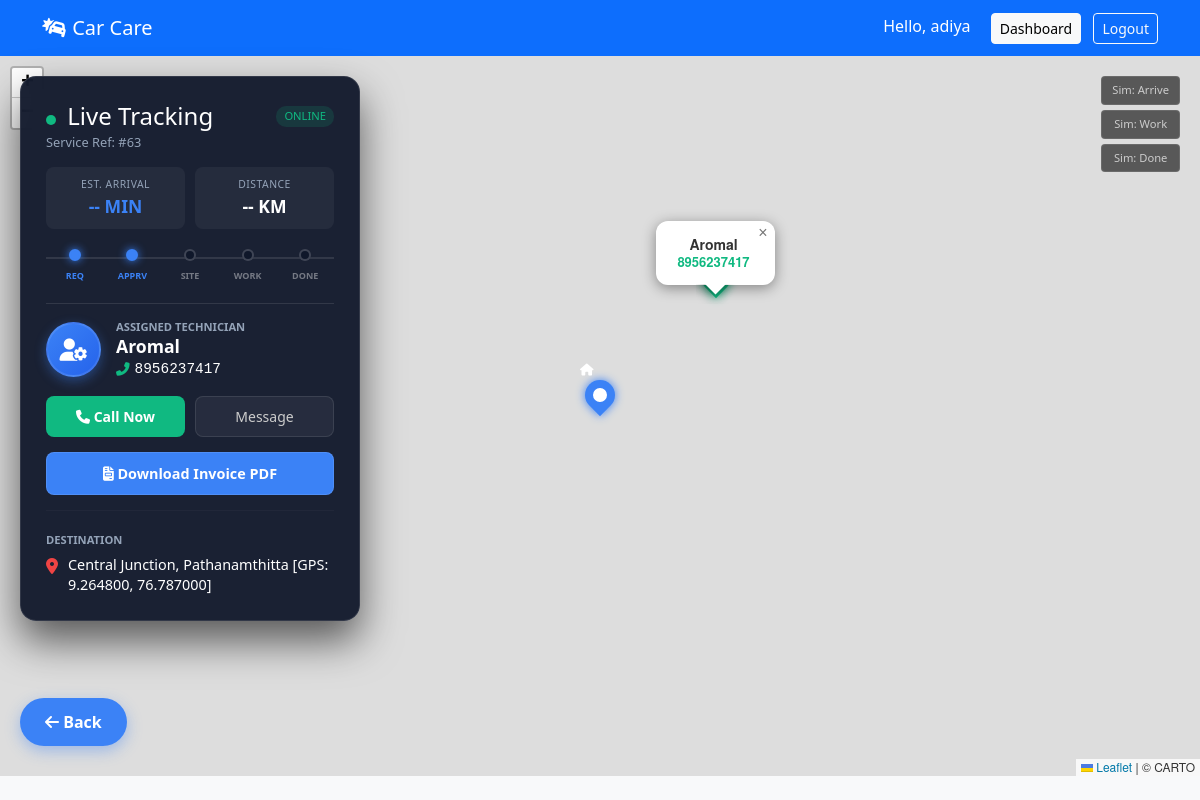
Page /track-service/63/ (signed in) on the committed database.
### core/models.py (models this page shows, shortened)
class User(AbstractUser):
    IS_CUSTOMER = 'customer'
    IS_TECHNICIAN = 'technician'
    IS_ADMIN = 'admin'
    ROLE_CHOICES = [
        (IS_CUSTOMER, 'Car Owner'),
        (IS_TECHNICIAN, 'Technician'),
        (IS_ADMIN, 'Admin'),
    ]
    DISTRICT_CHOICES = [
        ('Alappuzha', 'Alappuzha'),
        ('Ernakulam', 'Ernakulam'),
        ('Idukki', 'Idukki'),
        ('Kannur', 'Kannur'),
        ('Kasaragod', 'Kasaragod'),
        ('Kollam', 'Kollam'),
        ('Kottayam', 'Kottayam'),
        ('Kozhikode', 'Kozhikode'),
        ('Malappuram', 'Malappuram'),
        ('Palakkad', 'Palakkad'),
        ('Pathanamthitta', 'Pathanamthitta'),
        ('Thiruvananthapuram', 'Thiruvananthapuram'),
        ('Thrissur', 'Thrissur'),
        ('Wayanad', 'Wayanad'),
    ]
    role = models.CharField(max_length=20, choices=ROLE_CHOICES, default=IS_CUSTOMER)
    phone = models.CharField(max_length=15, null=True)
    district = models.CharField(max_length=50, choices=DISTRICT_CHOICES, default='Thiruvananthapuram')
    address = models.TextField(blank=True)
    is_available = models.BooleanField(default=True)
    garage_name = models.CharField(max_length=100, blank=True, null=True)
    license_number = models.CharField(max_length=50, blank=True, null=True)
    is_approved = models.BooleanField(default=False) # For technicians

class ServiceRequest(models.Model):
    STATUS_CHOICES = [
        ('pending', 'Pending'),
        ('approved', 'Approved'),
        ('in_progress', 'In Progress'),
        ('completed', 'Completed'),
        ('cancelled', 'Cancelled'),
    ]
    SERVICE_TYPES = [
        ('emergency', 'Emergency SOS'),
        ('fuel', 'Fuel Delivery'),          # <--- Add this
        ('jump_start', 'Jump Start'),       # <--- Add this
        ('towing', 'Towing'),               # <--- Add this
        ('lockout', 'Lockout'),             # <--- Add this
        ('repair', 'Mechanical Repair'),
        ('general', 'General Service'),
        ('cleaning', 'Car Wash'),
    ]
    customer = models.ForeignKey(User, on_delete=models.CASCADE, related_name='requests')
    technician = models.ForeignKey(User, on_delete=models.SET_NULL, null=True, blank=True, related_name='assignments')
    vehicle = models.ForeignKey(Vehicle, on_delete=models.CASCADE)
    service_type = models.CharField(max_length=20, choices=SERVICE_TYPES)
    description = models.TextField()
    location = models.CharField(max_length=100, help_text="GPS Coordinates or Address")
    status = models.CharField(max_length=20, choices=STATUS_CHOICES, default='pending')
    created_at = models.DateTimeField(auto_now_add=True)
    cost_estimate = models.DecimalField(max_digits=10, decimal_places=2, null=True, blank=True)
    total_cost = models.DecimalField(max_digits=10, decimal_places=2, null=True, blank=True)
    is_cost_approved = models.BooleanField(default=False)
    labor_cost = models.DecimalField(max_digits=10, decimal_places=2, default=0.00)
    parts_cost = models.DecimalField(max_digits=10, decimal_places=2, default=0.00)
    PAYMENT_STATUS = [('pending', 'Pending'), ('paid', 'Paid')]
    payment_status = models.CharField(max_length=20, choices=PAYMENT_STATUS, default='pending')
    payment_method = models.CharField(max_length=20, blank=True, null=True) # 'cash' or 'upi'

### core/views.py (the view)
# urls.py: path('track-service/<int:request_id>/', views.track_service, name='track_service'),
@login_required
def track_service(request, request_id):
    service_request = get_object_or_404(ServiceRequest, id=request_id)
    steps = ['Pending', 'Approved', 'In Progress', 'Completed']
    current_step_index = -1
    if service_request.status in steps:
        current_step_index = steps.index(service_request.status)
    context = {
        'service': service_request,
        'steps': steps,
        'current_step_index': current_step_index
    }
    return render(request, 'track_service.html', context)

### core/templates/track_service.html (shortened to what this page needs)
{% extends 'base.html' %}
{% block content %}
<link rel="stylesheet" href="https://unpkg.com/leaflet@1.9.3/dist/leaflet.css" />
<link rel="stylesheet" href="https://unpkg.com/leaflet-routing-machine@latest/dist/leaflet-routing-machine.css" />
<link href="https://cdnjs.cloudflare.com/ajax/libs/font-awesome/6.4.0/css/all.min.css" rel="stylesheet">
<div class="tracking-container">
    <div id="fullMap"></div>
    <div class="status-overlay">
        <div style="display:flex; justify-content:space-between; align-items:center;">
            <h4 style="margin:0;"><span class="pulse-dot"></span> Live Tracking</h4>
            <span style="font-size:0.7rem; background:rgba(16,185,129,0.15); color:#10b981; padding:2px 8px; border-radius:10px;">ONLINE</span>
        </div>
        <p style="color:#94a3b8; font-size:0.8rem; margin: 2px 0 15px 0;">Service Ref: #{{ service.id }}</p>
        <div class="stats-grid">
            <div class="stat-box">
                <div class="stat-lbl">EST. ARRIVAL</div>
                <div class="stat-val" id="eta-val" style="color:#3b82f6;">-- MIN</div>
            </div>
            <div class="stat-box">
                <div class="stat-lbl">DISTANCE</div>
                <div class="stat-val" id="dist-val">-- KM</div>
            </div>
        </div>
        <div class="timeline" id="serviceTimeline">
            <div class="step active"><span></span><br>Req</div>
            <div class="step active"><span></span><br>Apprv</div>
            <div class="step" id="step-site"><span></span><br>Site</div>
            <div class="step" id="step-work"><span></span><br>Work</div>
            <div class="step" id="step-pay"><span></span><br>Done</div>
        </div>
        <div class="tech-profile">
            <div class="tech-avatar">
                <i class="fas fa-user-cog"></i>
            </div>
            <div class="tech-details">
                <div style="font-size:0.7rem; color:#94a3b8; text-transform:uppercase; font-weight:700;">Assigned Technician</div>
                <h5>{{ service.technician.username|title }}</h5>
                <p>
                    <i class="fas fa-phone-alt" style="color:#10b981;"></i>
                    <span style="font-family:monospace; font-size:0.9rem; color:white;">{{ service.technician.phone|default:"-- --" }}</span>
                </p>
            </div>
        </div>
        <div style="margin-top:15px; display:grid; grid-template-columns: 1fr 1fr; gap:10px;">
            <a href="tel:{{ service.technician.phone }}" class="btn btn-success btn-sm w-100" style="background:#10b981; border:none; padding:10px; border-radius:8px; text-decoration:none; text-align:center; color:white; font-weight:600;">
                <i class="fas fa-phone"></i> Call Now
            </a>
            <button class="btn btn-outline-light btn-sm w-100" style="background:rgba(255,255,255,0.05); border:1px solid rgba(255,255,255,0.1); color:#ccc; border-radius:8px;">Message</button>
        </div>
        {% if service.status|lower == 'completed' %}
        <a href="{% url 'download_invoice' service.id %}" target="_blank" class="btn-invoice">
            <i class="fas fa-file-invoice"></i> Download Invoice PDF
        </a>
        {% endif %}
        <hr style="border-color:rgba(255,255,255,0.1); margin: 15px 0;">
        <small style="color:#94a3b8; text-transform:uppercase; font-size:0.7rem; font-weight:700;">Destination</small>
        <div style="display:flex; gap:10px; align-items:start; margin-top:5px;">
            <i class="fas fa-map-marker-alt" style="color:#ef4444; margin-top:3px;"></i>
            <p style="margin:0; font-size:0.9rem; line-height:1.4;">{{ service.location }}</p>
        </div>
    </div>
    <div class="demo-controls">
        <button class="demo-btn" onclick="updateStatus(3)">Sim: Arrive</button>
        <button class="demo-btn" onclick="updateStatus(4)">Sim: Work</button>
        <button class="demo-btn" onclick="updateStatus(5)">Sim: Done</button>
    </div>
    <a href="{% url 'dashboard' %}" class="btn-back"><i class="fas fa-arrow-left"></i> Back</a>
</div>
{% endblock %}

### core/templates/base.html (shortened to what this page needs)
<!DOCTYPE html>
<html lang="en">
<head>
    <link href="https://cdn.jsdelivr.net/npm/bootstrap@5.3.0/dist/css/bootstrap.min.css" rel="stylesheet">
    <link rel="stylesheet" href="https://cdnjs.cloudflare.com/ajax/libs/font-awesome/6.0.0/css/all.min.css">
</head>
<body>
<nav class="navbar navbar-expand-lg">
  <div class="container">
    <a class="navbar-brand" href="{% url 'home' %}"><i class="fas fa-car-crash"></i> Car Care</a>
    <div class="ms-auto">
        {% if user.is_authenticated %}
            <span class="text-white me-3">Hello, {{ user.username }}</span>
            <a href="{% url 'dashboard' %}" class="btn btn-sm btn-light">Dashboard</a>
            <form action="{% url 'logout' %}" method="post" class="d-inline">
                <button type="submit" class="btn btn-sm btn-outline-light ms-2">Logout</button>
            </form>
        {% endif %}
    </div>
  </div>
</nav>
<div class="container-fluid p-0">
    {% block content %}
    {% endblock %}
</div>
</body>
</html>

### core/templates/base.html (style rules this page uses)
body { background-color: #f8f9fa; font-family: 'Segoe UI', Tahoma, Geneva, Verdana, sans-serif; }
.navbar { background-color: #0d6efd; }
.navbar-brand, .nav-link { color: white !important; }

### core/templates/track_service.html (style rules this page uses)
.tracking-container { position: relative; height: 90vh; width: 100%; background: #0f172a; }
#fullMap { height: 100%; width: 100%; z-index: 1; }
.status-overlay { position: absolute; top: 20px; left: 20px; z-index: 1000; background: rgba(15, 23, 42, 0.95); backdrop-filter: blur(12px); border: 1px solid rgba(255, 255, 255, 0.1); padding: 25px; border-radius: 16px; width: 340px; color: white; box-shadow: 0 20px 40px rgba(0,0,0,0.6); }
.tech-profile { display: flex; align-items: center; gap: 15px; margin-top: 15px; padding-top: 15px; border-top: 1px solid rgba(255,255,255,0.1); }
.tech-avatar { width: 55px; height: 55px; background: linear-gradient(135deg, #3b82f6, #2563eb); border-radius: 50%; display: flex; align-items: center; justify-content: center; font-size: 1.4rem; color: white; box-shadow: 0 4px 12px rgba(59, 130, 246, 0.4); border: 2px solid rgba(255,255,255,0.1); }
.tech-details h5 { margin: 0; font-size: 1.1rem; font-weight: 700; color: white; }
.tech-details p { margin: 2px 0 0 0; font-size: 0.85rem; color: #94a3b8; display: flex; align-items: center; gap: 5px; }
.btn-back { position: absolute; bottom: 30px; left: 20px; z-index: 1000; background: #3b82f6; color: white; padding: 12px 25px; border-radius: 50px; text-decoration: none; box-shadow: 0 5px 15px rgba(59, 130, 246, 0.4); font-weight: bold; transition: 0.3s; }
.pulse-dot { height: 10px; width: 10px; background-color: #10b981; border-radius: 50%; display: inline-block; margin-right: 5px; animation: pulse-animation 1.5s infinite; }
.timeline { display: flex; justify-content: space-between; margin: 20px 0; position: relative; }
.timeline::before { content: ''; position: absolute; top: 8px; left: 0; right: 0; height: 2px; background: rgba(255,255,255,0.1); z-index: 0; }
.step { text-align: center; flex: 1; position: relative; z-index: 1; color: rgba(255,255,255,0.4); font-size: 9px; text-transform: uppercase; font-weight: 600; }
.step span { display: inline-block; width: 12px; height: 12px; background: #0f172a; border: 2px solid rgba(255,255,255,0.2); border-radius: 50%; margin-bottom: 5px; transition: .3s; }
.step.active { color: #3b82f6; }
.step.active span { background: #3b82f6; border-color: #3b82f6; box-shadow: 0 0 8px #3b82f6; }
.stats-grid { display: grid; grid-template-columns: 1fr 1fr; gap: 10px; margin-bottom: 15px; }
.stat-box { background: rgba(255,255,255,0.05); padding: 10px; border-radius: 8px; text-align: center; }
.stat-val { font-size: 1.1rem; font-weight: 700; color: white; }
.stat-lbl { font-size: 0.65rem; color: #94a3b8; letter-spacing: 0.5px; }
.btn-invoice { background: #3b82f6; color: white; border: none; width: 100%; padding: 10px; border-radius: 8px; font-size: 0.9rem; font-weight: 600; margin-top: 15px; text-decoration: none; display: block; text-align: center; transition: 0.2s; border: 1px solid rgba(255,255,255,0.1); }
.demo-controls { position: absolute; top: 20px; right: 20px; z-index: 1000; display: flex; flex-direction: column; gap: 5px; }
.demo-btn { background: rgba(0,0,0,0.6); color: #ccc; border: 1px solid rgba(255,255,255,0.1); padding: 5px 10px; font-size: 0.7rem; cursor: pointer; border-radius: 4px; }

### rows in the picture
User: username "adiya"
ServiceRequest: id "63", technician.username "Aromal", technician.phone "8956237417", location "Central Junction, Pathanamthitta [GPS: 9.264800, 76.787000]"
